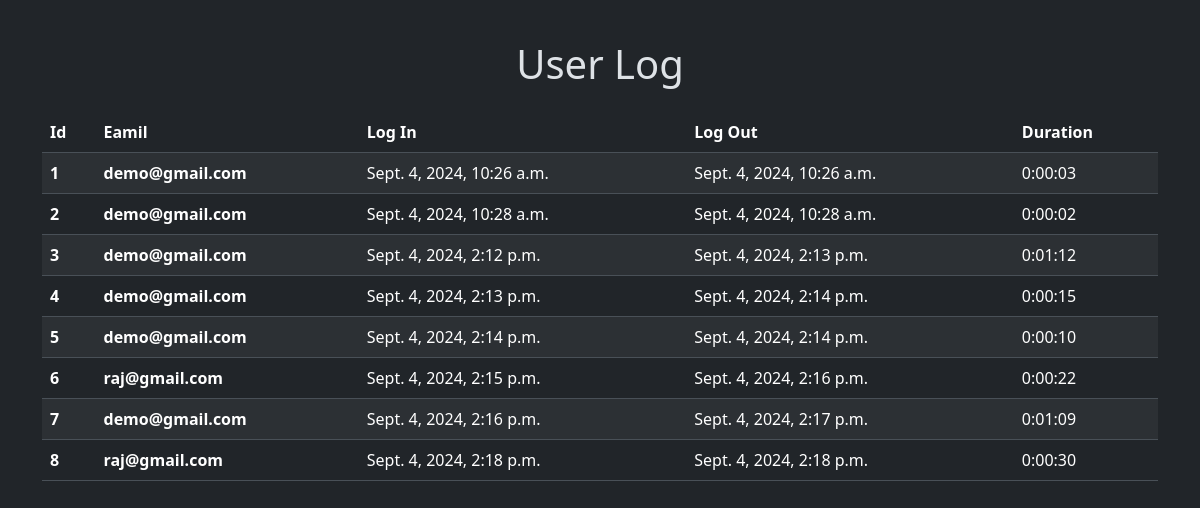
The app's page /duration/ with its own data.
### book/models.py (models this page shows)
class Track(models.Model):
    email = models.EmailField(max_length=100)
    login = models.DateTimeField()
    logout = models.DateTimeField()
    duration = models.CharField(max_length=100)

### book/views.py (the view)
# urls.py: path('duration/',views.duration),
def duration(request):
    data = Track.objects.all()
    return render(request,'duration.html',{'data':data})

### book/templates/duration.html (shortened to what this page needs)
{% extends "layout.html" %}
{% block h1_title %}User Log{% endblock  %}
{% block contant %}
<table class="table table-striped">
    <thead>
      <tr>
        <th scope="col">Id</th>
        <th scope="col">Eamil</th>
        <th scope="col">Log In</th>
        <th scope="col">Log Out</th>
        <th scope="col">Duration</th>
      </tr>
    </thead>
    <tbody>
        {% for i in data %}
      <tr>
        <th scope="row">{{i.id}}</th>
        <th >{{i.email}}</th>
        <td>{{i.login}}</td>
        <td>{{i.logout}}</td>
        <td>{{i.duration}}</td>
      </tr>
      {% endfor %}
    </tbody>
  </table>
{% endblock  %}

### templates/layout.html (shortened to what this page needs)
<!DOCTYPE html>
<html lang="en" data-bs-theme="dark">
<head>
    <link href="https://cdn.jsdelivr.net/npm/bootstrap@5.3.3/dist/css/bootstrap.min.css" rel="stylesheet">
</head>
<body>
    <div class="container">
        <br>
        <h1 class='text-center p-3' >{% block h1_title %}{% endblock  %}</h1>
        <div>
            {% block contant %}{% endblock  %}
        </div>
    </div>
</body>
</html>

### records on screen
Track: id "1", email "demo@gmail.com", login "Sept. 4, 2024, 10:26 a.m.", logout "Sept. 4, 2024, 10:26 a.m.", duration "0:00:03"
Track: id "2", email "demo@gmail.com", login "Sept. 4, 2024, 10:28 a.m.", logout "Sept. 4, 2024, 10:28 a.m.", duration "0:00:02"
Track: id "3", email "demo@gmail.com", login "Sept. 4, 2024, 2:12 p.m.", logout "Sept. 4, 2024, 2:13 p.m.", duration "0:01:12"
Track: id "4", email "demo@gmail.com", login "Sept. 4, 2024, 2:13 p.m.", logout "Sept. 4, 2024, 2:14 p.m.", duration "0:00:15"
Track: id "5", email "demo@gmail.com", login "Sept. 4, 2024, 2:14 p.m.", logout "Sept. 4, 2024, 2:14 p.m.", duration "0:00:10"
Track: id "6", email "raj@gmail.com", login "Sept. 4, 2024, 2:15 p.m.", logout "Sept. 4, 2024, 2:16 p.m.", duration "0:00:22"
Track: id "7", email "demo@gmail.com", login "Sept. 4, 2024, 2:16 p.m.", logout "Sept. 4, 2024, 2:17 p.m.", duration "0:01:09"
Track: id "8", email "raj@gmail.com", login "Sept. 4, 2024, 2:18 p.m.", logout "Sept. 4, 2024, 2:18 p.m.", duration "0:00:30"
